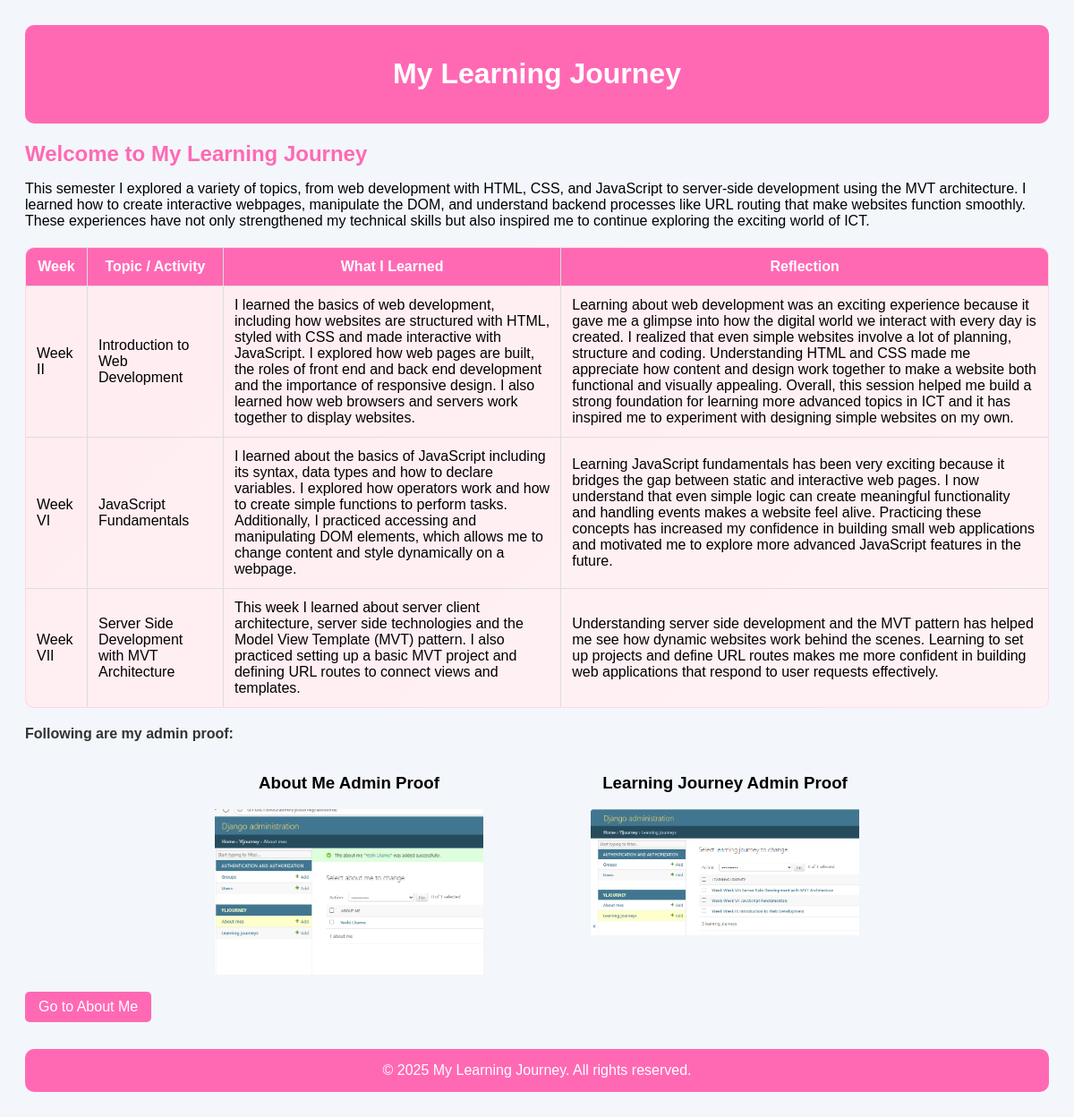
The page / on the database its author committed.
### ylJourney/models.py (models this page shows, shortened)
class LearningJourney(models.Model):
    week = models.CharField(max_length=20)
    topic = models.CharField(max_length=200)
    what_i_learned = models.TextField()
    reflection = models.TextField()

### ylJourney/views.py (the view)
# urls.py: path('', views.index, name='index'),
def index(request):
    journeys = LearningJourney.objects.all()
    return render(request, 'index.html', {'journeys': journeys})

### ylJourney/templates/index.html (shortened to what this page needs)
{% load static %}
<!DOCTYPE html>
<html lang="en">
<head>
    <link rel="stylesheet" href="{% static 'styles/styles.css' %}">
</head>
<body>
    <header>
        <h1>My Learning Journey</h1>
    </header>
    <div class="intro-text">
        <h2>Welcome to My Learning Journey</h2>
        <p>
            This semester I explored a variety of topics, from web development
            with HTML, CSS, and JavaScript to server-side development using the
            MVT architecture. I learned how to create interactive webpages,
            manipulate the DOM, and understand backend processes like URL routing
            that make websites function smoothly. These experiences have not only
            strengthened my technical skills but also inspired me to continue
            exploring the exciting world of ICT.
        </p>
    </div>
    <table>
        <tr>
            <th>Week</th>
            <th>Topic / Activity</th>
            <th>What I Learned</th>
            <th>Reflection</th>
        </tr>
        {% for j in journeys %}
        <tr>
            <td>{{ j.week }}</td>
            <td>{{ j.topic }}</td>
            <td>{{ j.what_i_learned }}</td>
            <td>{{ j.reflection }}</td>
        </tr>
        {% endfor %}
    </table>
    <p class="admin-proof">Following are my admin proof:</p>
    <div class="admin-images">
        <div class="proof">
            <h3>About Me Admin Proof</h3>
            <img src="{% static 'images/aboutMe.png' %}" alt="About Me Admin Proof" width="300">
        </div>
        <div class="proof">
            <h3>Learning Journey Admin Proof</h3>
            <img src="{% static 'images/learning journey.png' %}" alt="Learning Journey Admin Proof" width="300">
        </div>
    </div>
    <a href="{% url 'about' %}">Go to About Me</a>
    <footer>
        &copy; 2025 My Learning Journey. All rights reserved.
    </footer>
</body>
</html>

### ylJourney/static/styles/styles.css (style rules this page uses)
body { font-family: Arial; background-color: #f3f6fa; padding: 20px; }
header { background: #FF69B4; color: white; text-align: center; padding: 15px; border-radius: 10px; }
h2 { color: #FF69B4; margin-bottom: 15px; }
table { width: 100%; border-collapse: collapse; margin-top: 20px; background: linear-gradient(135deg, #ffd1dc, #ffe0e6); border: 1px solid #ddd; border-radius: 10px; overflow: hidden; }
th, td { padding: 12px; border-bottom: 1px solid #ddd; border-right: 1px solid #ddd; background: rgba(255, 255, 255, 0.6); }
th:last-child, td:last-child { border-right: none; }
th { background-color: #FF69B4; color: white; }
a { display: inline-block; margin-top: 15px; background-color: #FF69B4; color: white; padding: 8px 15px; border-radius: 5px; text-decoration: none; }
p.admin-proof { margin-top: 20px; font-weight: bold; color: #333; font-size: 16px; }
footer { text-align: center; margin-top: 30px; padding: 15px; background-color: #FF69B4; color: white; border-radius: 10px; }
.admin-images { display: flex; gap: 120px; flex-wrap: wrap; justify-content: center; margin-top: 10px; }
.admin-images .proof { text-align: center; }

### rows shown on the page
LearningJourney: week "Week II", topic "Introduction to Web Development", what_i_learned "I learned the basics of web development, including how websites are structured with HTML, styled with CSS and made interactive with JavaScript. I explored how web pages are built, the roles of front end and back end development and the importance of responsive design. I also learned how web browsers and servers work together to display websites.", reflection "Learning about web development was an exciting experience because it gave me a glimpse into how the digital world we interact with every day is created. I realized that even simple websites involve a lot of planning, structure and coding. Understanding HTML and CSS made me appreciate how content and design work together to make a website both functional and visually appealing. Overall, this session helped me build a strong foundation for learning more advanced topics in ICT and it has inspired me to experiment with designing simple websites on my own."
LearningJourney: week "Week VI", topic "JavaScript Fundamentals", what_i_learned "I learned about the basics of JavaScript including its syntax, data types and how to declare variables. I explored how operators work and how to create simple functions to perform tasks. Additionally, I practiced accessing and manipulating DOM elements, which allows me to change content and style dynamically on a webpage.", reflection "Learning JavaScript fundamentals has been very exciting because it bridges the gap between static and interactive web pages. I now understand that even simple logic can create meaningful functionality and handling events makes a website feel alive. Practicing these concepts has increased my confidence in building small web applications and motivated me to explore more advanced JavaScript features in the future."
LearningJourney: week "Week VII", topic "Server Side Development with MVT Architecture", what_i_learned "This week I learned about server client architecture, server side technologies and the Model View Template (MVT) pattern. I also practiced setting up a basic MVT project and defining URL routes to connect views and templates.", reflection "Understanding server side development and the MVT pattern has helped me see how dynamic websites work behind the scenes. Learning to set up projects and define URL routes makes me more confident in building web applications that respond to user requests effectively."
